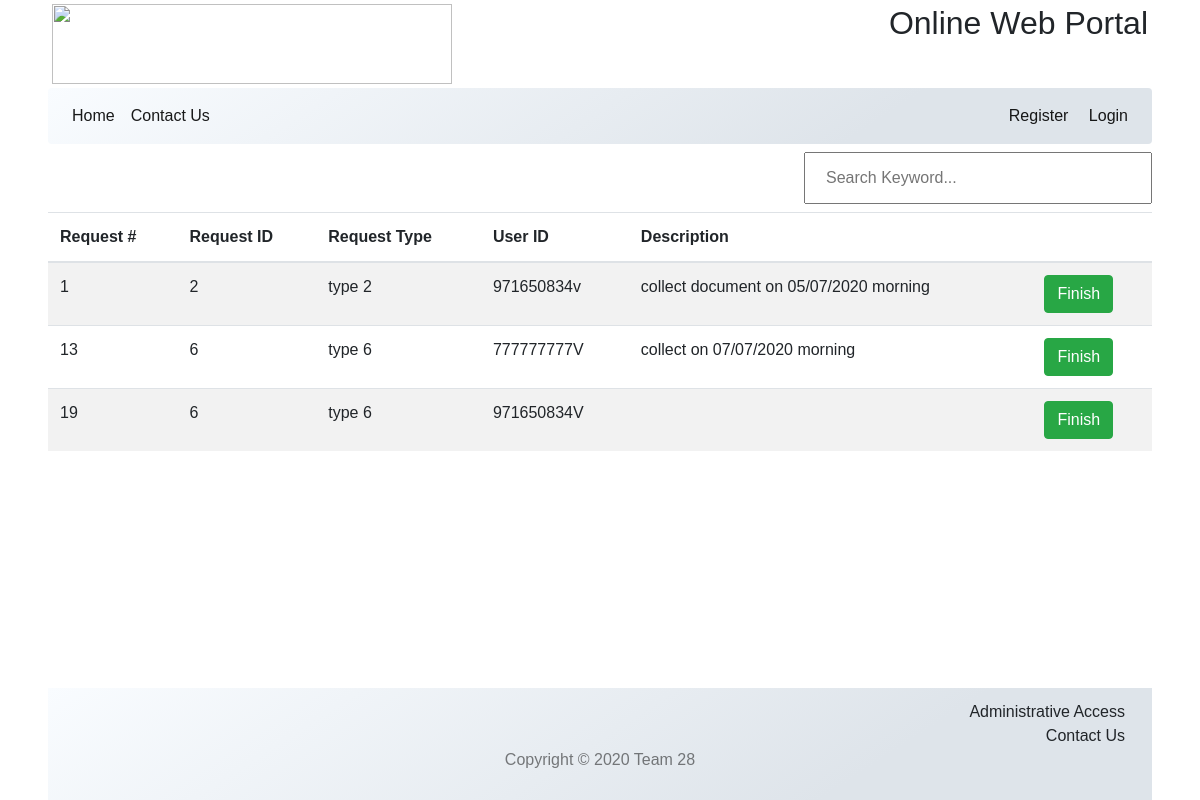
/completeJob.admin.php, run on an earlier commit of the app's database.
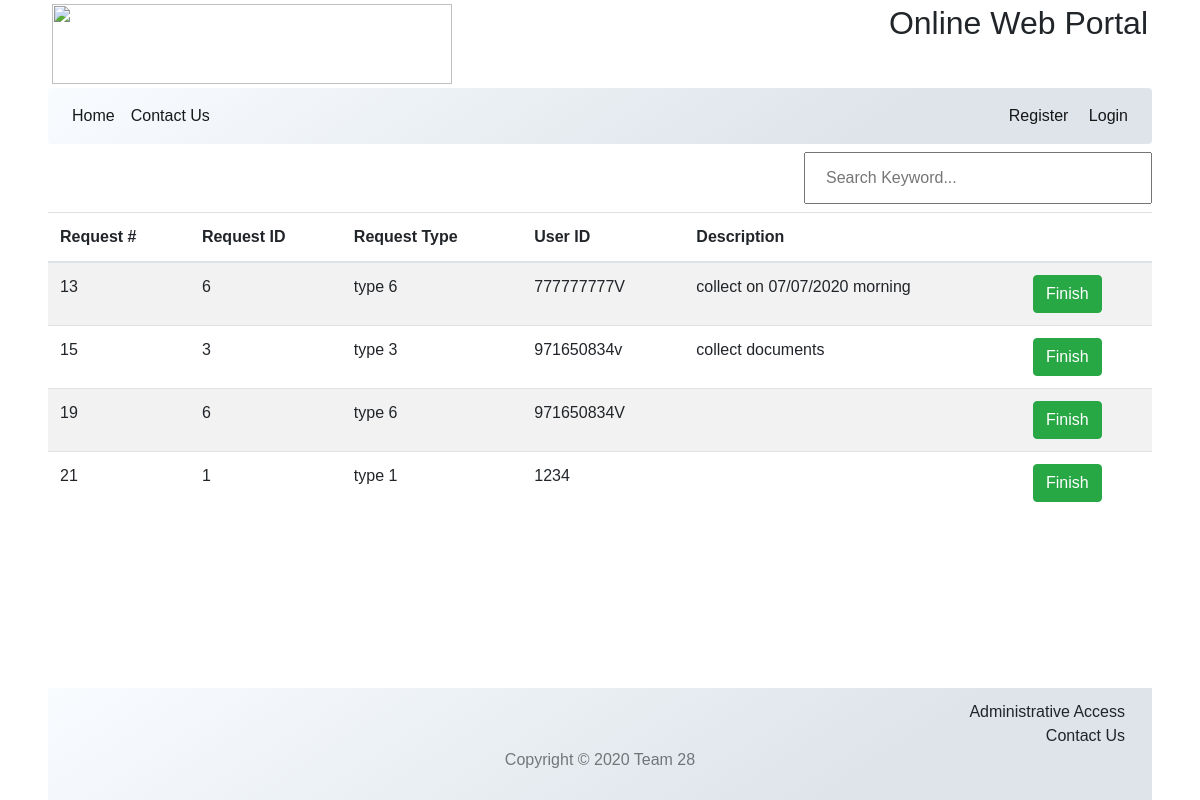
And on a later commit of the database.
### tables this page shows
CREATE TABLE `requestslist` (
  `requestNo` int(20) NOT NULL,
  `requestId` int(10) NOT NULL,
  `userId` varchar(12) NOT NULL,
  `date` datetime NOT NULL DEFAULT CURRENT_TIMESTAMP,
  `status` varchar(10) NOT NULL DEFAULT 'new',
  `description` varchar(200) DEFAULT NULL
);

### model/connection.model.php (called while the page is built, shortened)
<?php
class connection{
    private $host = "localhost";
    private $user = "root";
    private $pwd = "";
    private $dbName = "deon";
    public function connect(){
        $connection = mysqli_connect($this->host,$this->user,$this->pwd,$this->dbName);
        return $connection;
    }
    public function runQuery($query){
        $connection= $this->connect();
        return mysqli_query($connection,$query);
    }
}
?>

### model/adminJob.model.php (called while the page is built)
<?php
include_once 'connection.model.php';
class adModel extends connection
{
    public function getRequestHistory($var){
        $query= "SELECT requestslist.requestNo,requestslist.requestId,requestslist.userId,requestslist.description FROM requestslist WHERE   status='$var'";
        return $this->runQuery($query);
    }
}
?>

### controller/adminJob.ctrl.php (called while the page is built, shortened)
<?php
include_once 'model/adminJob.model.php';
class adminTableControl{
    public function requestHistory($var)
    {
        $adModel=new adModel();
        $result=$adModel->getRequestHistory($var);
        return $result;
    }
    public function hasJobsSubmitted($result)
    {
        if ($result-> num_rows > 0){
            return true;
        }
        else return false;
    }
    public function fetchData($result)
    {
        return $result-> fetch_assoc();
    }
}
?>

### completeJob.admin.php (the view, shortened to what this page needs)
<!DOCTYPE html>
<html lang="en">
<head>
</head>
<body>
<?php include_once("inc/Header.php"); ?>
<link rel="stylesheet" href="css/newJobs.css">
<?php
require_once 'controller/adminJob.ctrl.php';
$adctrll=new adminTableControl();
$var="completed";
$result=$adctrll-> requestHistory($var);
if ($adctrll->hasJobsSubmitted($result)) {?>
      <div class="row">
<div class="col-sm-8"> </div>
<div class="col-sm-4">
        <div class="search-bar"><input type="text" id="searchBar"  placeholder="Search Keyword..."></div>
</div>
</div>
        <div>
        <div class='table-responsive'>
 <table id="tablePreview" class="table table-hover table-striped">
   <thead>
     <tr>
       <th>Request #</th>
       <th>Request ID</th>
       <th>Request Type</th>
       <th>User ID</th>
       <th>Description</th>
       <th></th>
     </tr>
   </thead>
   <tbody id="requestTable">
   <?php
while ($row=$adctrll->fetchData($result)){
  $rowdata= "<tr><td class='column1'>" .$row["requestNo"]
           ."</td><td class='column1'>".$row["requestId"]
           ."</td><td class='column1'>type  ".$row["requestId"]
           ."</td><td class='column1'>".$row["userId"]
           ."</td><td class='column1'>".$row["description"]."</td>";
          $finishButton='<td> <form method="post">
          <input type="hidden" name="requestNo" value='.$row["requestNo"].'>
          <input type="submit" name="Finish"
                  class="btn btn-success" value="Finish" /> </form></td></tr>';
      echo $rowdata,$finishButton;
}
     ?>
   </tbody>
 </table>
</div>
        </div>
    </div>
    <?php
    }
    else  {require_once 'inc/alert.view.php';
      $alertView=new alert();
        echo $alertView->showAlert('No Jobs Available','info');}
    ?>
<?php include_once('inc/Footer.php'); ?>
</body>
</html>

What changed in the data, as far as the page shows it:
no longer on this page (row edited): requestslist: requestNo "1", requestId "2", userId "971650834v", description "collect document on 05/07/2020 morning"
now on this page (row edited): requestslist: requestNo "15", requestId "3", userId "971650834v", description "collect documents"
now on this page (row edited): requestslist: requestNo "21", requestId "1", userId "1234"
